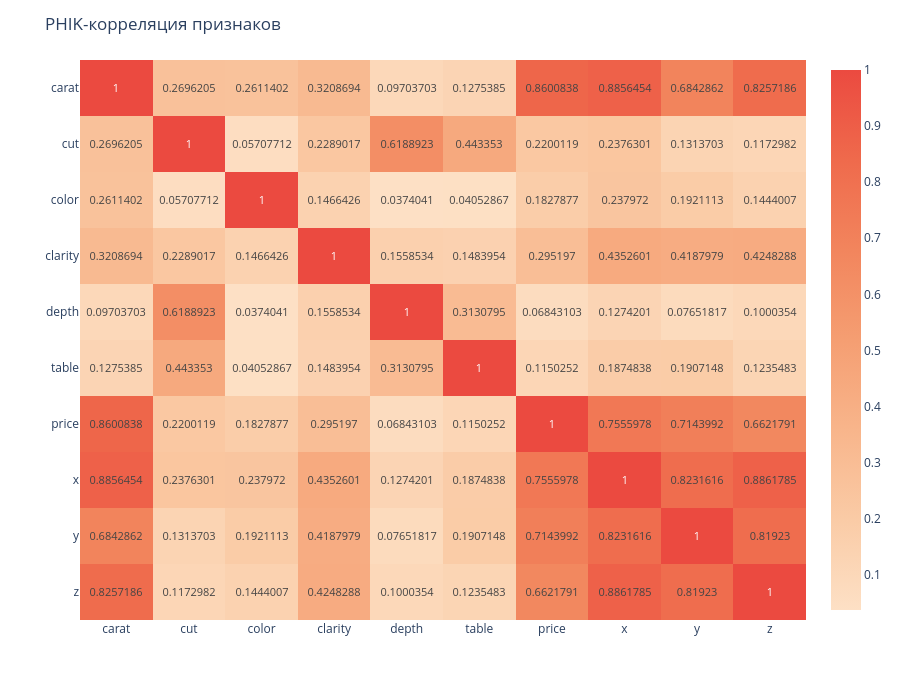

The cell this chart's notebook holds for it:
### Markdown cell above
Большинство бриллиантов считаются идеальными 39.9% Далее идут премиальные 25.6% и очень хорошие 22.4%

 "Цвет бриллианта, где D — лучший, а J — худший." D 12.7%, a J 5.21%, но больше всего бриллиантов в цвете G 20.9%

 "Чистота — показатель степени прозрачности алмаза (I1 (худший), SI2, SI1, VS2, VS1, VVS2, VVS1, IF (лучший))" Большинство SI1 24.2%, VS2 22.7%. Самый лучший IF всего 3.32%

### Code cell
phik_corr = df.phik_matrix()

fig = px.imshow(
    phik_corr,
    text_auto=True,
    aspect='auto',
    color_continuous_scale='Peach'
)

fig.update_layout(
    title='PHIK-корреляция признаков',
    width=900,
    height=700
)

fig.show()

### Figure 1 — Plotly figure (JSON) as saved in the notebook; plotly's stock layout.template omitted (floating-point values rounded to 4 significant figures)
{"data": [{"coloraxis": "coloraxis", "hovertemplate": "x: %{x}<br>y: %{y}<br>color: %{z}<extra></extra>", "name": "0", "texttemplate": "%{z}", "type": "heatmap", "x": ["carat", "cut", "color", "clarity", "depth", "table", "price", "x", "y", "z"], "xaxis": "x", "y": ["carat", "cut", "color", "clarity", "depth", "table", "price", "x", "y", "z"], "yaxis": "y", "z": [[1.0, 0.2696, 0.2611, 0.3209, 0.09704, 0.1275, 0.8601, 0.8856, 0.6843, 0.8257], [0.2696, 1.0, 0.05708, 0.2289, 0.6189, 0.4434, 0.22, 0.2376, 0.1314, 0.1173], [0.2611, 0.05708, 1.0, 0.1466, 0.0374, 0.04053, 0.1828, 0.238, 0.1921, 0.1444], [0.3209, 0.2289, 0.1466, 1.0, 0.1559, 0.1484, 0.2952, 0.4353, 0.4188, 0.4248], [0.09704, 0.6189, 0.0374, 0.1559, 1.0, 0.3131, 0.06843, 0.1274, 0.07652, 0.1], [0.1275, 0.4434, 0.04053, 0.1484, 0.3131, 1.0, 0.115, 0.1875, 0.1907, 0.1235], [0.8601, 0.22, 0.1828, 0.2952, 0.06843, 0.115, 1.0, 0.7556, 0.7144, 0.6622], [0.8856, 0.2376, 0.238, 0.4353, 0.1274, 0.1875, 0.7556, 1.0, 0.8232, 0.8862], [0.6843, 0.1314, 0.1921, 0.4188, 0.07652, 0.1907, 0.7144, 0.8232, 1.0, 0.8192], [0.8257, 0.1173, 0.1444, 0.4248, 0.1, 0.1235, 0.6622, 0.8862, 0.8192, 1.0]]}], "layout": {"coloraxis": {"colorscale": [[0, "rgb(253, 224, 197)"], [0.1667, "rgb(250, 203, 166)"], [0.3333, "rgb(248, 181, 139)"], [0.5, "rgb(245, 158, 114)"], [0.6667, "rgb(242, 133, 93)"], [0.8333, "rgb(239, 106, 76)"], [1, "rgb(235, 74, 64)"]]}, "height": 700, "margin": {"t": 60}, "title": {"text": "PHIK-корреляция признаков"}, "width": 900, "xaxis": {"anchor": "y", "domain": [0, 1]}, "yaxis": {"anchor": "x", "autorange": "reversed", "domain": [0, 1]}}}
